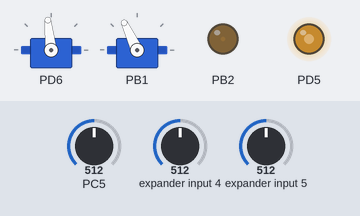
Recording of a program running on a simulated ATmega328P, built with avr-gcc and emulated at 16 MHz. Parts: 2 × servo, output pins drawn as LEDs (lit = HIGH). Inputs (shaded band) come from the test bench; at power-on: PC5 = 512, expander input 4 = 512, expander input 5 = 512. Servo pulses on a pin are drawn as a servo (544–2400 µs = 0–180°); pins used as bus, display or sensor lines are not drawn.

Above: at 1.2 s.
1.3 s: PC5 set to 716
At 1.8 s:
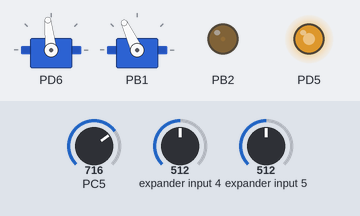
2.8 s: expander input 4 set to 716
At 3.9 s:
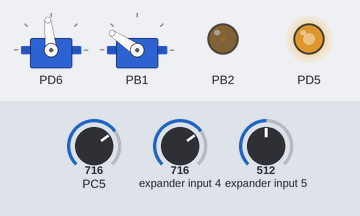
4.3 s: expander input 5 set to 716
At 5.2 s:
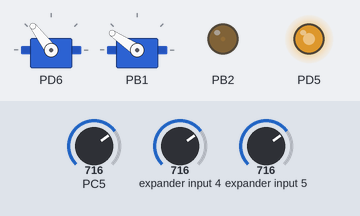
5.8 s: PC5 set to 900
At 6.6 s:
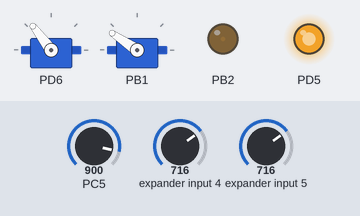
7.3 s: expander input 4 set to 900
At 8.5 s:
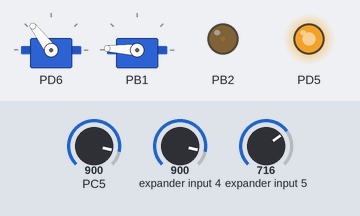
8.8 s: expander input 5 set to 900
At 10.0 s:
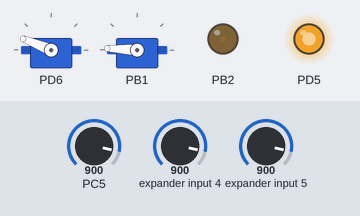
Timing chart, 0 to 11.3 s (numbered marks = the images above; inputs shaded):
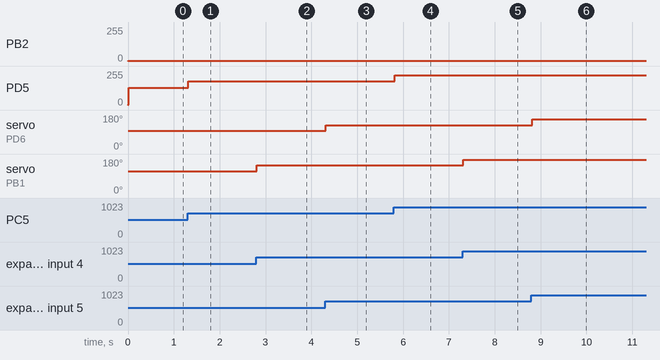

The program:

main.c
```c
/*
 * NombreProgra.c
 *
 * Created:
 * Author:
 * Description:
 */
/****************************************/
// Encabezado (Libraries)


#define F_CPU 16000000
#include <avr/io.h>
#include <avr/interrupt.h>
//#include <avr/delay.h>
#include "Libreria_ADC.h"
#include "PWM_init.h"

uint8_t ADC_lecture = 0;
uint8_t servo_OCR0A = 0;
uint8_t ADC_lecture2 = 0;
uint8_t servo_OCR0B = 0;

uint8_t ADC_H = 0;


/****************************************/
// Function prototypes

void setup();

void ADC_inicializar();
uint8_t ADC_lecture_canal (uint8_t canal);

//void TMR0_init_PWM (uint16_t prescaler);
//void TMR1_init_PWM(uint16_t prescaler, uint16_t ICR1_value);


/****************************************/
// Main Function

int main(void)
{

	setup();

	while (1)
	{

	ADC_lecture = ADC_lecture_canal(7);
	OCR0A = 11 + (ADC_lecture * 25)/255; // Debe variar entre 16 - 24 - 32

	ADC_lecture2 = ADC_lecture_canal(6);
	OCR1A = 14+ (ADC_lecture2 * 25)/255; //Debe variar entre 11 y 36

	OCR0B = ADC_lecture_canal(5);


}

}

/****************************************/
// NON-Interrupt subroutines


void setup(){

	cli();

	//Registros DDRn

	DDRC = 0x00; // Declarar puerto C como entrada.

	//ADC_inicializar();

	ADC_inicializar();

	TMR0_init_PWM(1024); // Periodo de 16ms
	TMR1_init_PWM(1024, 312); //Periodo de 20ms

	//ADC_init(); // Inicializar el ADC. Sin seleccionar el canal
	sei();
}


void ADC_inicializar(){

	    ADMUX = (1 << REFS0) | (1 << ADLAR);
	    ADCSRA = (1 << ADEN) | (1 << ADPS2) | (1 << ADPS1);


}

uint8_t ADC_lecture_canal (uint8_t canal){

	ADMUX = (ADMUX & 0xF0) | (canal & 0x07);

	ADCSRA |= (1 << ADSC);
	while(ADCSRA & (1 << ADSC));

	uint8_t ADC_H = ADCH;

	return ADC_H;
}


/****************************************/
// Interrupt routines
```

PWM_init.c
```c
#include "PWM_init.h"


void TMR0_init_PWM (uint16_t prescaler){

	//Esta función coloca el PWM en modo FAST y NO invertido automaticamente.
	//Las salidas del PWM del timer0 se encuentran en:

	// PD5 -- OC0A y PD6 -- OC0B

	DDRD |= (1 << PD5) | (1 << PD6); //Declarar salidas del PWM del timer1 en PD5 y PD6

		//ADVERTENCIA: Recordar que el timer1 y timer0 comparten prescaler

	/*

	REFERENCIA PARA USO: El prescaler de 1024 y TCNT0 = 255  genera :
			Frecuencia = 61Hz
			Periodo: 0.0164s = 16.4ms
	*/

	TCCR0A = 0;	// Limpiar cualquier configuracion previa
	TCCR0B = 0; // Limpiar cualquier configuración previa

	TCCR0A |= (1 << COM0A1); // Colocar el modo FAST NO invertido
	TCCR0A |= (1 << COM0B1);
	TCCR0A |= (1 << WGM01) | (1 << WGM00); // Colocar Fast PWM
	TCCR0B &= ~(1 << WGM02) ;

	switch (prescaler){

		case 1:
		TCCR0B |= (1 << CS00); //No prescaler
		break;

		case 8:
		TCCR0B |= (1 << CS01); // Prescaler de 8
		break;

		case 64:
		TCCR0B |= (1 << CS01)|(1 << CS00); // Prescaler de 64
		break;

		case 256:
		TCCR0B |= (1 << CS02); // Prescaler de 256
		break;

		case 1024:
		TCCR0B |= (1 << CS02)|(1 << CS00); // Prescaler de 1024
		break;

		default:
		TCCR0B |= (1 << CS02)|(1 << CS00); // El prescaler en caso defaul sera 1024


	}

	//El ciclo de trabajo se configura con los registros OCR0A y OCR0B;


	/* Valores de referencia:

	TCNT0 = 255
	prescaler = 1024
	Periodo: 16.4ms

	*/


}


void TMR1_init_PWM(uint16_t prescaler, uint16_t ICR1_value){

	//ADVERTENCIA: Recordar que el timer1 y timer0 comparten prescaler


		//Esta función coloca el PWM en modo FAST y NO invertido automaticamente.
		//Las salidas del PWM del timer1 se encuentran en:
		// PB1 -- OC1A y PB2 -- OC1B

	 DDRB |= (1 << PB1) | (1 << PB2);  // Pines 9 y 10 como salidas PWM del timer1

	 TCCR1A = 0;
	 TCCR1B = 0; // Borrar cualquier configuración previa de ambos registros

	 TCCR1A |= (1 << COM1A1) | (1 << COM1B1); // Setear modo NO invertido
	 TCCR1A |= (1 << WGM11);	//Setear modo FAST
	 TCCR1B |= (1 << WGM13) | (1 << WGM12); // Setear top en ICR1

	 switch (prescaler){

		 case 1:
		 TCCR1B |= (1 << CS10); // Prescaler  = 1
		 break;

		 case 8:
		 TCCR1B |= ( 1 << CS11); //Prescaler = 8
		 break;

		 case 64:
		 TCCR1B |= (1 << CS11) | (1 << CS10); //Prescaler de 64
		 break;

		 case 256:
		 TCCR1B |= (1 << CS12);
		 break;

		 case 1024:
		 TCCR1B |= ( 1 << CS12) | (1 << CS10); // Prescaler de 1024
		 break;

		 default:
		 TCCR1B |= ( 1 << CS12) | (1 << CS10); // Prescaler de 1024 por default

	 }

	 ICR1 = ICR1_value; // Configura el TOP de la función

	//El ciclo de trabajo se configura con  OCR1A y OCR1B

		/* Valores de referencia:

	prescaler = 1024
	ICR1 = 312
	Periodo: 20ms

	*/

}
```

PWM_init.h
```c
/*
 * PWM_init.h
 *
 * Created: 8/04/2025 11:29:01
 *  Author: aleja
 */


#ifndef PWM_INIT_H_
#define PWM_INIT_H_

#include <avr/io.h>

void TMR1_init_PWM(uint16_t prescaler, uint16_t ICR1_value);
 void TMR0_init_PWM (uint16_t prescaler);


#endif /* PWM_INIT_H_ */
```

Libreria_ADC.c
```c
/*
 * Libreria_ADC.h
 *
 * Created: 6/04/2025 16:32:53
 *  Author: Alejandro Martínez
 *	Esta librería contiene la inicialización rápdia del ADC.
 *	ADC_init:
 *		-Justificación a la izquierda
 *		-Prescaler de 8
 *		-Referencia 5v

 * ADC_canal:
	- Se utiliza para usar escojer un canal del ADC para realizar lecturas
	- Asi mismo, se usa para leer el valor del adc en el canal selecionado
	- Acepta un numero entre el 0 y el 8.


 */


#include "Libreria_ADC.h"

void ADC_init(){

	//Función para inicializar el ADC.
	ADMUX = 0;
	ADMUX |= (1 << REFS0 ); // Referencia de lectura: 5v.
	ADMUX |= (1 << ADLAR); // Colocar la justificación a la izquierda

	ADCSRA = 0;
	ADCSRA |= ((1 << ADPS1) | (1 << ADPS0)); // colocar prescaler de 8
	ADCSRA |= (1 << ADEN); // Habiliar ADC
	//ADCSRA | =(1 << ADIE); // habilitar interrupciones del ADC

}

uint8_t ADC_canal (uint8_t canal){

	//Función para lectura de ADC en un canal especifico

	if (canal >= 9){

		canal = 7; // En caso de ingresar un numero fuera del rango, se habilitara el ADC7 por default.
	}

	ADMUX = (ADMUX & 0b11110000) | (canal & 0x0F); // Seleccionar un canal
	ADCSRA |= (1 << ADSC); // Inicializar conversion


	while (ADCSRA & (1 << ADSC)); // Salir cuando la lectura termine


	return ADCH; // La función regresa el valor de ADCH

}
```

Libreria_ADC.h
```c
/*
 * Libreria_ADC.h
 *
 * Created: 6/04/2025 16:32:53
 *  Author: Alejandro Martínez
 *	Esta librería contiene la inicialización del ADC.
 *	Configura:
 *		-Justificación a la izquierda
 *		-Prescaler de 8
 *		-Referencia 5v

 * ADC_canal:
	- Se utiliza para usar escojer un canal del ADC para realizar lecturas
	- Asi mismo, se usa para leer el valor del adc en el canal selecionado
	- Acepta un numero entre el 0 y el 8.


 */


#ifndef LIBRERIA_ADC_H_
#define LIBRERIA_ADC_H_
#include <avr/io.h>

void ADC_init();
uint8_t ADC_canal (uint8_t canal);


#endif /* LIBRERIA_ADC_H_ */
```

Measured:
- after the input at 1.3 s, PD5: 128/255 → 179/255 at once
- after the input at 2.8 s, servo on PB1: 115° → 146° at once
- after the input at 4.3 s, servo on PD6: 96° → 127° at once
- after the input at 5.8 s, PD5: 179/255 → 225/255 at once
- after the input at 7.3 s, servo on PB1: 146° → 177° at once
- after the input at 8.8 s, servo on PD6: 127° → 158° at once
